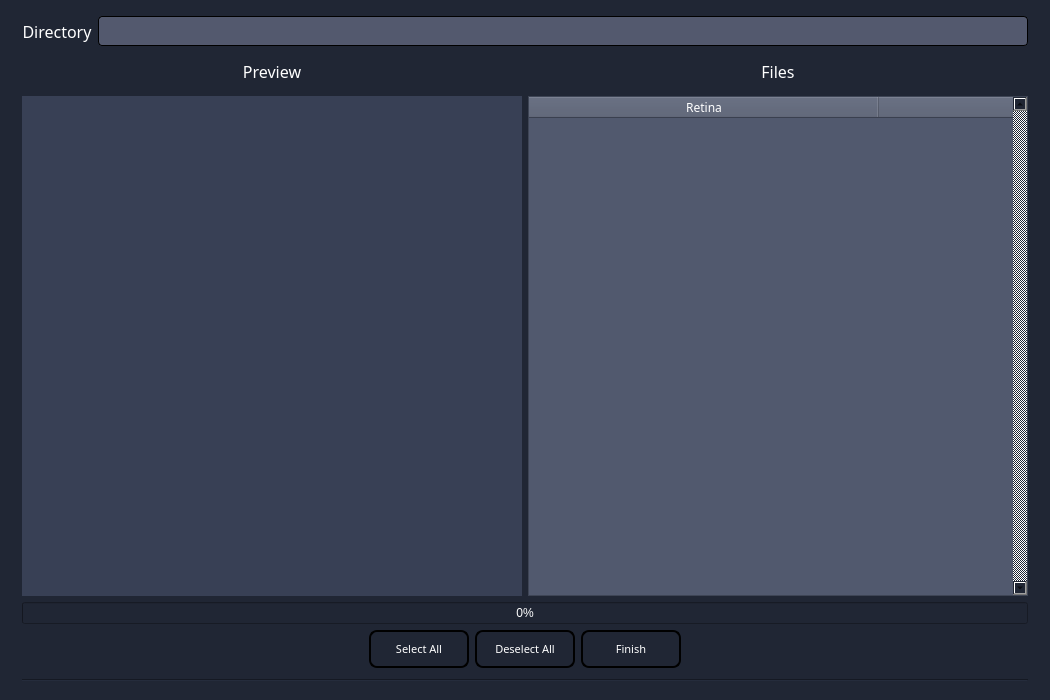
<?xml version="1.0" encoding="UTF-8"?>
<ui version="4.0">
 <class>Import</class>
 <widget class="QDialog" name="Import">
  <property name="geometry">
   <rect>
    <x>0</x>
    <y>0</y>
    <width>1050</width>
    <height>700</height>
   </rect>
  </property>
  <property name="minimumSize">
   <size>
    <width>1050</width>
    <height>700</height>
   </size>
  </property>
  <property name="maximumSize">
   <size>
    <width>1050</width>
    <height>700</height>
   </size>
  </property>
  <property name="windowTitle">
   <string>Dialog</string>
  </property>
  <property name="styleSheet">
   <string notr="true">background-color:rgb(32, 38, 52);</string>
  </property>
  <layout class="QGridLayout" name="gridLayout">
   <item row="0" column="1">
    <layout class="QVBoxLayout" name="verticalLayout_3">
     <item>
      <layout class="QHBoxLayout" name="horizontalLayout">
       <item>
        <widget class="QLabel" name="label_FileInfo_6">
         <property name="maximumSize">
          <size>
           <width>16777215</width>
           <height>38</height>
          </size>
         </property>
         <property name="font">
          <font>
           <family>微软雅黑</family>
           <pointsize>12</pointsize>
          </font>
         </property>
         <property name="styleSheet">
          <string notr="true">color:rgb(255,255,255);</string>
         </property>
         <property name="text">
          <string>Directory</string>
         </property>
         <property name="alignment">
          <set>Qt::AlignCenter</set>
         </property>
        </widget>
       </item>
       <item>
        <widget class="QLineEdit" name="lineEdit_directory">
         <property name="minimumSize">
          <size>
           <width>0</width>
           <height>30</height>
          </size>
         </property>
         <property name="styleSheet">
          <string notr="true">QLineEdit {
	border-radius: 4px;
	background-color:rgb(83, 89, 110);
	color:white;
	border: 1px solid black;
}

QLineEdit:disabled {
	border-radius: 4px;
	background-color:rgb(83, 89, 110);
	color:rgb(200, 200, 200);
	border: 0px solid black;
}</string>
         </property>
         <property name="readOnly">
          <bool>true</bool>
         </property>
        </widget>
       </item>
      </layout>
     </item>
     <item>
      <layout class="QHBoxLayout" name="horizontalLayout_3">
       <item>
        <layout class="QVBoxLayout" name="verticalLayout">
         <item>
          <widget class="QLabel" name="label_FileInfo_7">
           <property name="maximumSize">
            <size>
             <width>16777215</width>
             <height>38</height>
            </size>
           </property>
           <property name="font">
            <font>
             <family>微软雅黑</family>
             <pointsize>12</pointsize>
            </font>
           </property>
           <property name="styleSheet">
            <string notr="true">color:rgb(255,255,255);</string>
           </property>
           <property name="text">
            <string>Preview</string>
           </property>
           <property name="alignment">
            <set>Qt::AlignCenter</set>
           </property>
          </widget>
         </item>
         <item>
          <widget class="QLabel" name="label_preview">
           <property name="minimumSize">
            <size>
             <width>500</width>
             <height>500</height>
            </size>
           </property>
           <property name="maximumSize">
            <size>
             <width>500</width>
             <height>500</height>
            </size>
           </property>
           <property name="styleSheet">
            <string notr="true">background-color: rgb(56, 64, 85);</string>
           </property>
           <property name="text">
            <string/>
           </property>
          </widget>
         </item>
        </layout>
       </item>
       <item>
        <layout class="QVBoxLayout" name="verticalLayout_2">
         <item>
          <widget class="QLabel" name="label_FileInfo_8">
           <property name="maximumSize">
            <size>
             <width>16777215</width>
             <height>38</height>
            </size>
           </property>
           <property name="font">
            <font>
             <family>微软雅黑</family>
             <pointsize>12</pointsize>
            </font>
           </property>
           <property name="styleSheet">
            <string notr="true">color:rgb(255,255,255);</string>
           </property>
           <property name="text">
            <string>Files</string>
           </property>
           <property name="alignment">
            <set>Qt::AlignCenter</set>
           </property>
          </widget>
         </item>
         <item>
          <widget class="QTableWidget" name="tableWidget">
           <property name="minimumSize">
            <size>
             <width>500</width>
             <height>500</height>
            </size>
           </property>
           <property name="maximumSize">
            <size>
             <width>500</width>
             <height>500</height>
            </size>
           </property>
           <property name="font">
            <font>
             <family>微软雅黑</family>
             <pointsize>6</pointsize>
            </font>
           </property>
           <property name="layoutDirection">
            <enum>Qt::LeftToRight</enum>
           </property>
           <property name="autoFillBackground">
            <bool>true</bool>
           </property>
           <property name="styleSheet">
            <string notr="true">QTableWidget {
	alternate-background-color: rgb(56, 64, 85); 
	background-color:rgb(81, 89, 110);
	color:white;
}

QLineEdit {
	color:white;
}

QHeaderView::section {background-color:rgb(81, 89, 110); color: rgb(255, 255, 255);}

QScrollBar:vertical {	
	width:10px;
}</string>
           </property>
           <property name="verticalScrollBarPolicy">
            <enum>Qt::ScrollBarAlwaysOn</enum>
           </property>
           <property name="horizontalScrollBarPolicy">
            <enum>Qt::ScrollBarAlwaysOff</enum>
           </property>
           <property name="autoScrollMargin">
            <number>5</number>
           </property>
           <property name="dragEnabled">
            <bool>true</bool>
           </property>
           <property name="dragDropOverwriteMode">
            <bool>false</bool>
           </property>
           <property name="alternatingRowColors">
            <bool>true</bool>
           </property>
           <property name="horizontalScrollMode">
            <enum>QAbstractItemView::ScrollPerItem</enum>
           </property>
           <property name="sortingEnabled">
            <bool>false</bool>
           </property>
           <property name="rowCount">
            <number>0</number>
           </property>
           <property name="columnCount">
            <number>3</number>
           </property>
           <attribute name="horizontalHeaderCascadingSectionResizes">
            <bool>false</bool>
           </attribute>
           <attribute name="horizontalHeaderMinimumSectionSize">
            <number>10</number>
           </attribute>
           <attribute name="horizontalHeaderDefaultSectionSize">
            <number>350</number>
           </attribute>
           <attribute name="horizontalHeaderHighlightSections">
            <bool>false</bool>
           </attribute>
           <attribute name="verticalHeaderVisible">
            <bool>false</bool>
           </attribute>
           <attribute name="verticalHeaderMinimumSectionSize">
            <number>20</number>
           </attribute>
           <attribute name="verticalHeaderDefaultSectionSize">
            <number>20</number>
           </attribute>
           <column>
            <property name="text">
             <string>Retina</string>
            </property>
            <property name="font">
             <font>
              <family>微软雅黑</family>
              <underline>false</underline>
             </font>
            </property>
            <property name="textAlignment">
             <set>AlignCenter</set>
            </property>
            <property name="background">
             <color alpha="0">
              <red>0</red>
              <green>0</green>
              <blue>0</blue>
             </color>
            </property>
            <property name="foreground">
             <brush brushstyle="SolidPattern">
              <color alpha="255">
               <red>255</red>
               <green>255</green>
               <blue>255</blue>
              </color>
             </brush>
            </property>
           </column>
           <column>
            <property name="text">
             <string>Group</string>
            </property>
            <property name="textAlignment">
             <set>AlignCenter</set>
            </property>
            <property name="background">
             <color>
              <red>255</red>
              <green>255</green>
              <blue>255</blue>
             </color>
            </property>
            <property name="foreground">
             <brush brushstyle="NoBrush">
              <color alpha="255">
               <red>255</red>
               <green>255</green>
               <blue>255</blue>
              </color>
             </brush>
            </property>
           </column>
           <column>
            <property name="text">
             <string>C</string>
            </property>
            <property name="textAlignment">
             <set>AlignCenter</set>
            </property>
            <property name="background">
             <color alpha="0">
              <red>0</red>
              <green>0</green>
              <blue>0</blue>
             </color>
            </property>
            <property name="foreground">
             <brush brushstyle="SolidPattern">
              <color alpha="255">
               <red>255</red>
               <green>255</green>
               <blue>255</blue>
              </color>
             </brush>
            </property>
           </column>
          </widget>
         </item>
        </layout>
       </item>
      </layout>
     </item>
     <item>
      <widget class="QProgressBar" name="progressBar">
       <property name="styleSheet">
        <string notr="true">color:rgb(255,255,255);</string>
       </property>
       <property name="value">
        <number>0</number>
       </property>
      </widget>
     </item>
     <item>
      <layout class="QHBoxLayout" name="horizontalLayout_2">
       <item>
        <spacer name="horizontalSpacer_2">
         <property name="orientation">
          <enum>Qt::Horizontal</enum>
         </property>
         <property name="sizeHint" stdset="0">
          <size>
           <width>40</width>
           <height>20</height>
          </size>
         </property>
        </spacer>
       </item>
       <item>
        <widget class="QToolButton" name="button_select_all">
         <property name="minimumSize">
          <size>
           <width>100</width>
           <height>38</height>
          </size>
         </property>
         <property name="maximumSize">
          <size>
           <width>100</width>
           <height>38</height>
          </size>
         </property>
         <property name="font">
          <font>
           <family>微软雅黑</family>
           <pointsize>8</pointsize>
          </font>
         </property>
         <property name="styleSheet">
          <string notr="true">QToolButton {
	color:white; 
	background:qlineargradient(spread:pad, x1:0, y1:1, x2:0, y2:0, 		stop:0 rgba(32, 38, 52, 255), 
		stop:1 rgba(91, 99, 120, 255));
	border: 2px solid black;
	border-radius: 8px;
}

QToolButton:checked {
	color:white; 
	background-color: rgba(121, 129, 150, 255);
	border: 2px solid black;
	border-radius: 8px;
	padding: 0;
}

QToolButton:disabled {
	color:gray; 
	background-color: rgba(32, 38, 52, 255);
	border: 2px solid black;
	border-radius: 8px;
	padding: 0;
}</string>
         </property>
         <property name="text">
          <string>Select All</string>
         </property>
         <property name="icon">
          <iconset>
           <normaloff>icons/show.png</normaloff>icons/show.png</iconset>
         </property>
         <property name="iconSize">
          <size>
           <width>18</width>
           <height>18</height>
          </size>
         </property>
         <property name="checkable">
          <bool>false</bool>
         </property>
         <property name="toolButtonStyle">
          <enum>Qt::ToolButtonTextUnderIcon</enum>
         </property>
        </widget>
       </item>
       <item>
        <widget class="QToolButton" name="button_deselect_all">
         <property name="minimumSize">
          <size>
           <width>100</width>
           <height>38</height>
          </size>
         </property>
         <property name="maximumSize">
          <size>
           <width>100</width>
           <height>38</height>
          </size>
         </property>
         <property name="font">
          <font>
           <family>微软雅黑</family>
           <pointsize>8</pointsize>
          </font>
         </property>
         <property name="styleSheet">
          <string notr="true">QToolButton {
	color:white; 
	background:qlineargradient(spread:pad, x1:0, y1:1, x2:0, y2:0, 		stop:0 rgba(32, 38, 52, 255), 
		stop:1 rgba(91, 99, 120, 255));
	border: 2px solid black;
	border-radius: 8px;
}

QToolButton:checked {
	color:white; 
	background-color: rgba(121, 129, 150, 255);
	border: 2px solid black;
	border-radius: 8px;
	padding: 0;
}

QToolButton:disabled {
	color:gray; 
	background-color: rgba(32, 38, 52, 255);
	border: 2px solid black;
	border-radius: 8px;
	padding: 0;
}</string>
         </property>
         <property name="text">
          <string>Deselect All</string>
         </property>
         <property name="icon">
          <iconset>
           <normaloff>icons/hide.png</normaloff>icons/hide.png</iconset>
         </property>
         <property name="iconSize">
          <size>
           <width>18</width>
           <height>18</height>
          </size>
         </property>
         <property name="checkable">
          <bool>false</bool>
         </property>
         <property name="toolButtonStyle">
          <enum>Qt::ToolButtonTextUnderIcon</enum>
         </property>
        </widget>
       </item>
       <item>
        <widget class="QToolButton" name="button_finish">
         <property name="minimumSize">
          <size>
           <width>100</width>
           <height>38</height>
          </size>
         </property>
         <property name="maximumSize">
          <size>
           <width>100</width>
           <height>38</height>
          </size>
         </property>
         <property name="font">
          <font>
           <family>微软雅黑</family>
           <pointsize>8</pointsize>
          </font>
         </property>
         <property name="styleSheet">
          <string notr="true">QToolButton {
	color:white; 
	background:qlineargradient(spread:pad, x1:0, y1:1, x2:0, y2:0, 		stop:0 rgba(32, 38, 52, 255), 
		stop:1 rgba(91, 99, 120, 255));
	border: 2px solid black;
	border-radius: 8px;
}

QToolButton:checked {
	color:white; 
	background-color: rgba(121, 129, 150, 255);
	border: 2px solid black;
	border-radius: 8px;
	padding: 0;
}

QToolButton:disabled {
	color:gray; 
	background-color: rgba(32, 38, 52, 255);
	border: 2px solid black;
	border-radius: 8px;
	padding: 0;
}</string>
         </property>
         <property name="text">
          <string>Finish</string>
         </property>
         <property name="icon">
          <iconset>
           <normaloff>icons/finish.png</normaloff>icons/finish.png</iconset>
         </property>
         <property name="iconSize">
          <size>
           <width>18</width>
           <height>18</height>
          </size>
         </property>
         <property name="toolButtonStyle">
          <enum>Qt::ToolButtonTextUnderIcon</enum>
         </property>
        </widget>
       </item>
       <item>
        <spacer name="horizontalSpacer">
         <property name="orientation">
          <enum>Qt::Horizontal</enum>
         </property>
         <property name="sizeHint" stdset="0">
          <size>
           <width>40</width>
           <height>20</height>
          </size>
         </property>
        </spacer>
       </item>
      </layout>
     </item>
    </layout>
   </item>
   <item row="1" column="1">
    <widget class="Line" name="line">
     <property name="orientation">
      <enum>Qt::Horizontal</enum>
     </property>
    </widget>
   </item>
   <item row="0" column="0">
    <spacer name="horizontalSpacer_3">
     <property name="orientation">
      <enum>Qt::Horizontal</enum>
     </property>
     <property name="sizeHint" stdset="0">
      <size>
       <width>40</width>
       <height>20</height>
      </size>
     </property>
    </spacer>
   </item>
   <item row="0" column="2">
    <spacer name="horizontalSpacer_4">
     <property name="orientation">
      <enum>Qt::Horizontal</enum>
     </property>
     <property name="sizeHint" stdset="0">
      <size>
       <width>40</width>
       <height>20</height>
      </size>
     </property>
    </spacer>
   </item>
  </layout>
 </widget>
 <layoutdefault spacing="6" margin="11"/>
 <resources/>
 <connections/>
</ui>
